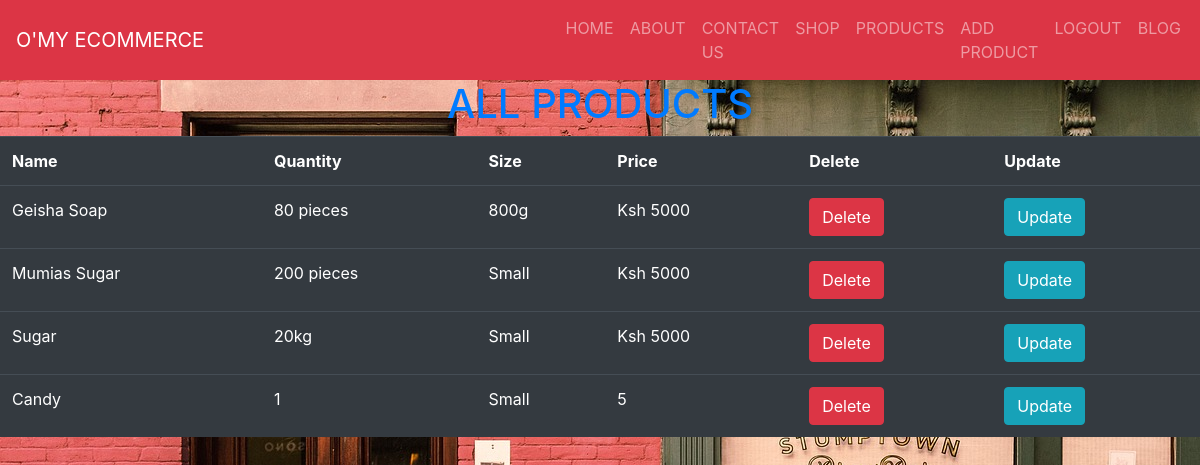
Screenshot of /products/ (signed in) with the database file from the repository.
### morningDjangoHtmlFormsProject/models.py (models this page shows)
class Product(models.Model):
    name = models.CharField(max_length=30, blank=False, null=False)
    qtty = models.CharField(max_length=30, blank=False, null=False)
    size = models.CharField(max_length=25, blank=False, null=False)
    price = models.CharField(max_length=20, blank=False, null=False)

### morningDjangoHtmlFormsProject/views.py (the view)
# urls.py: path('products/', user_views.products, name='all-products'),
def products(request):
    all_products = Product.objects.all()
    context = {"all_products": all_products}
    return render(request, 'products.html', context)

### templates/products.html (shortened to what this page needs)
{% extends 'master.html' %}
{% load static %}
{% block content %}
    <div>
        <h1 class="text-primary text-center">ALL PRODUCTS</h1>
        <table class="table table-dark table-hover">
            <tr>
                <th>Name</th>
                <th>Quantity</th>
                <th>Size</th>
                <th>Price</th>
                <th>Delete</th>
                <th>Update</th>
            </tr>
            {% for product in all_products %}
                <tr>
                    <td>{{ product.name }}</td>
                    <td>{{ product.qtty }}</td>
                    <td>{{ product.size }}</td>
                    <td>{{ product.price }}</td>
                    <td><a class="btn btn-danger" href="/delete_product/{{ product.id }}">Delete</a></td>
                    <td><a class="btn btn-info" href="/update-product/{{ product.id }}">Update</a></td>
                </tr>
            {% endfor %}
        </table>
    </div>
{% endblock %}

### rows the page displays
Product: name "Geisha Soap", qtty "80 pieces", size "800g", price "Ksh 5000"
Product: name "Mumias Sugar", qtty "200 pieces", size "Small", price "Ksh 5000"
Product: name "Sugar", qtty "20kg", size "Small", price "Ksh 5000"
Product: name "Candy", qtty "1", size "Small", price "5"
